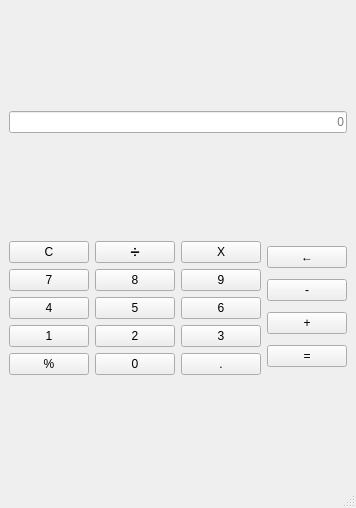
<?xml version="1.0" encoding="UTF-8"?>
<ui version="4.0">
 <class>MainWindow</class>
 <widget class="QMainWindow" name="MainWindow">
  <property name="geometry">
   <rect>
    <x>0</x>
    <y>0</y>
    <width>347</width>
    <height>508</height>
   </rect>
  </property>
  <property name="windowTitle">
   <string>计算器</string>
  </property>
  <widget class="QWidget" name="centralwidget">
   <layout class="QVBoxLayout" name="verticalLayout_2">
    <item>
     <widget class="QLineEdit" name="lineEdit">
      <property name="sizeIncrement">
       <size>
        <width>0</width>
        <height>0</height>
       </size>
      </property>
      <property name="baseSize">
       <size>
        <width>0</width>
        <height>0</height>
       </size>
      </property>
      <property name="text">
       <string/>
      </property>
      <property name="alignment">
       <set>Qt::AlignRight|Qt::AlignTrailing|Qt::AlignVCenter</set>
      </property>
      <property name="readOnly">
       <bool>true</bool>
      </property>
      <property name="placeholderText">
       <string>0</string>
      </property>
     </widget>
    </item>
    <item>
     <layout class="QHBoxLayout" name="horizontalLayout" stretch="3,1">
      <item>
       <layout class="QGridLayout" name="gridLayout">
        <item row="2" column="0">
         <widget class="QPushButton" name="btn_4">
          <property name="text">
           <string>4</string>
          </property>
          <property name="shortcut">
           <string>4</string>
          </property>
         </widget>
        </item>
        <item row="3" column="0">
         <widget class="QPushButton" name="btn_1">
          <property name="text">
           <string>1</string>
          </property>
          <property name="shortcut">
           <string>1</string>
          </property>
         </widget>
        </item>
        <item row="2" column="2">
         <widget class="QPushButton" name="btn_6">
          <property name="text">
           <string>6</string>
          </property>
          <property name="shortcut">
           <string>6</string>
          </property>
         </widget>
        </item>
        <item row="4" column="0">
         <widget class="QPushButton" name="btn_percent">
          <property name="text">
           <string>%</string>
          </property>
          <property name="shortcut">
           <string>%</string>
          </property>
         </widget>
        </item>
        <item row="3" column="2">
         <widget class="QPushButton" name="btn_3">
          <property name="text">
           <string>3</string>
          </property>
          <property name="shortcut">
           <string>3</string>
          </property>
         </widget>
        </item>
        <item row="1" column="1">
         <widget class="QPushButton" name="btn_8">
          <property name="text">
           <string>8</string>
          </property>
          <property name="shortcut">
           <string>8</string>
          </property>
         </widget>
        </item>
        <item row="3" column="1">
         <widget class="QPushButton" name="btn_2">
          <property name="text">
           <string>2</string>
          </property>
          <property name="shortcut">
           <string>2</string>
          </property>
         </widget>
        </item>
        <item row="4" column="2">
         <widget class="QPushButton" name="btn_dot">
          <property name="text">
           <string>.</string>
          </property>
          <property name="shortcut">
           <string>.</string>
          </property>
         </widget>
        </item>
        <item row="0" column="2">
         <widget class="QPushButton" name="btn_multiply">
          <property name="text">
           <string>X</string>
          </property>
          <property name="shortcut">
           <string>*</string>
          </property>
         </widget>
        </item>
        <item row="1" column="2">
         <widget class="QPushButton" name="btn_9">
          <property name="text">
           <string>9</string>
          </property>
          <property name="shortcut">
           <string>9</string>
          </property>
         </widget>
        </item>
        <item row="0" column="1">
         <widget class="QPushButton" name="btn_devide">
          <property name="text">
           <string>➗</string>
          </property>
          <property name="shortcut">
           <string>/</string>
          </property>
         </widget>
        </item>
        <item row="2" column="1">
         <widget class="QPushButton" name="btn_5">
          <property name="text">
           <string>5</string>
          </property>
          <property name="shortcut">
           <string>5</string>
          </property>
         </widget>
        </item>
        <item row="4" column="1">
         <widget class="QPushButton" name="btn_0">
          <property name="text">
           <string>0</string>
          </property>
          <property name="shortcut">
           <string>0</string>
          </property>
         </widget>
        </item>
        <item row="1" column="0">
         <widget class="QPushButton" name="btn_7">
          <property name="text">
           <string>7</string>
          </property>
          <property name="shortcut">
           <string>7</string>
          </property>
         </widget>
        </item>
        <item row="0" column="0">
         <widget class="QPushButton" name="btn_clear">
          <property name="text">
           <string>C</string>
          </property>
          <property name="shortcut">
           <string>Shift+C</string>
          </property>
         </widget>
        </item>
       </layout>
      </item>
      <item>
       <layout class="QVBoxLayout" name="verticalLayout" stretch="0,0,0,0">
        <item>
         <widget class="QPushButton" name="btn_back">
          <property name="text">
           <string>←</string>
          </property>
          <property name="shortcut">
           <string>Backspace</string>
          </property>
         </widget>
        </item>
        <item>
         <widget class="QPushButton" name="btn_subtract">
          <property name="text">
           <string>-</string>
          </property>
          <property name="shortcut">
           <string>-</string>
          </property>
         </widget>
        </item>
        <item>
         <widget class="QPushButton" name="btn_add">
          <property name="text">
           <string>+</string>
          </property>
          <property name="shortcut">
           <string>+</string>
          </property>
         </widget>
        </item>
        <item>
         <widget class="QPushButton" name="btn_result">
          <property name="text">
           <string>=</string>
          </property>
          <property name="shortcut">
           <string>Enter</string>
          </property>
         </widget>
        </item>
       </layout>
      </item>
     </layout>
    </item>
   </layout>
  </widget>
  <widget class="QStatusBar" name="statusbar"/>
 </widget>
 <resources/>
 <connections/>
</ui>
